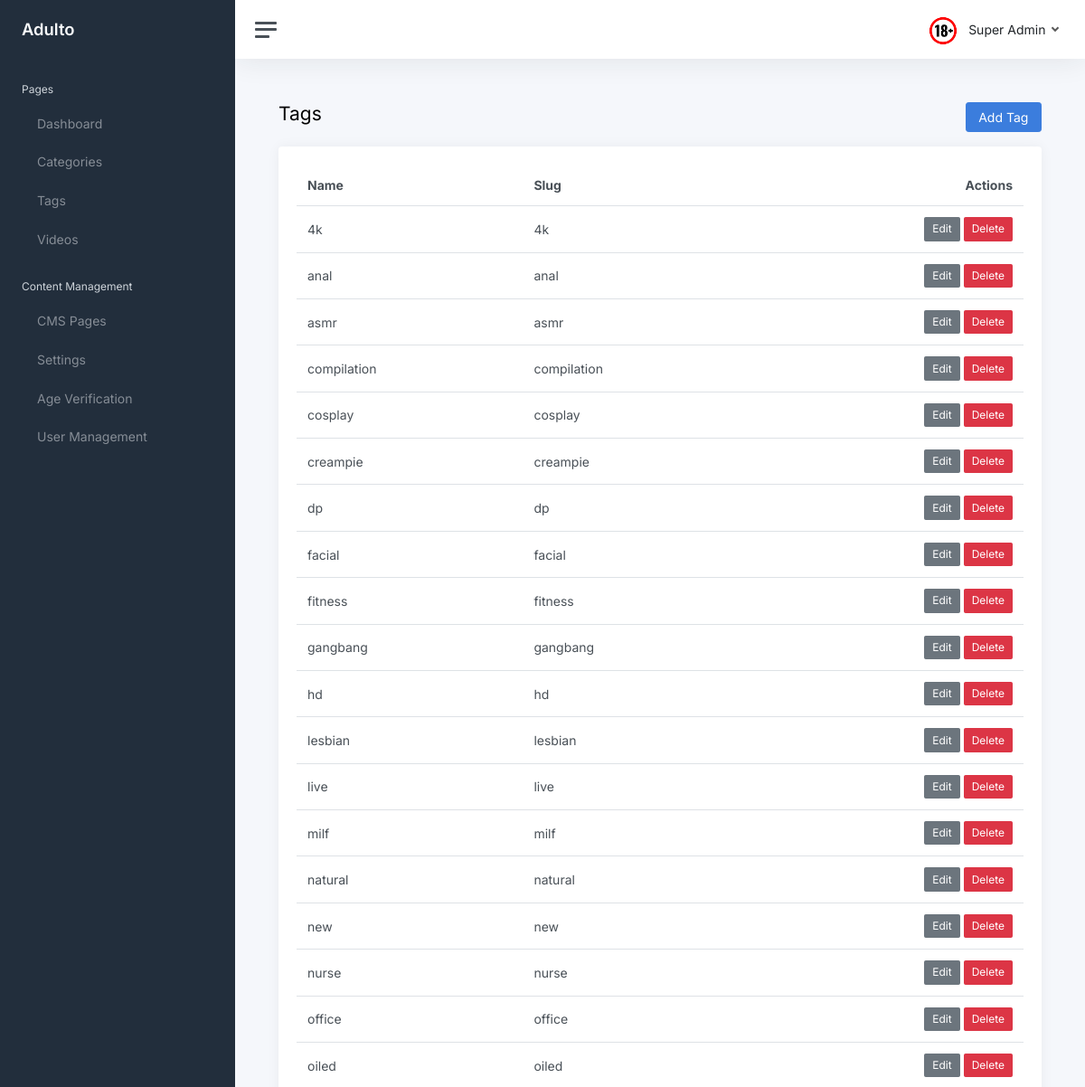
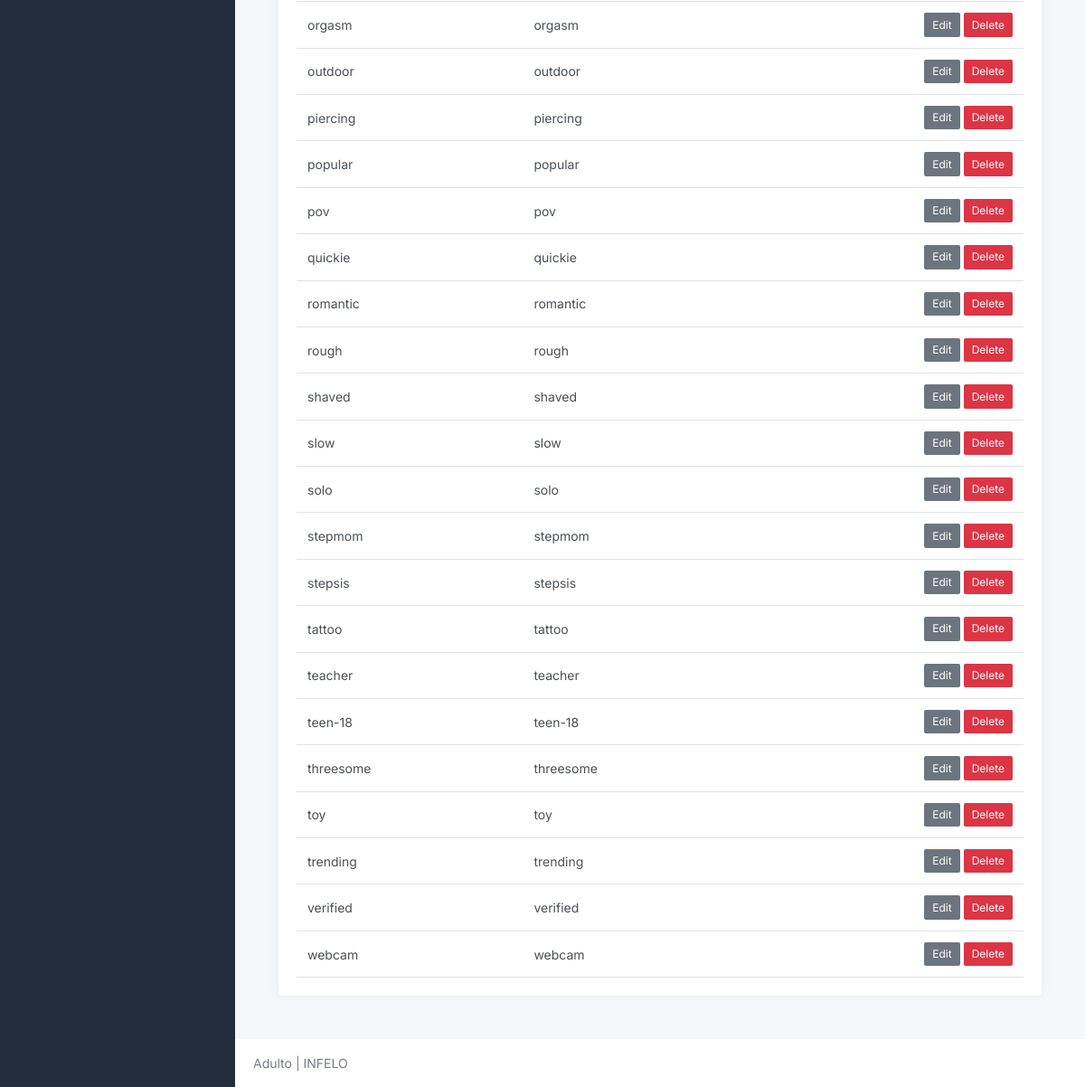
/core/tags/ (signed in), run on the app's committed database (2 pictures, top to bottom).
### core/models.py (models this page shows, shortened)
class User(AbstractUser):
	username = None
	first_name = None
	last_name = None
	name = models.CharField(max_length=150, blank=True)
	email = models.EmailField(unique=True)
	is_freeze = models.BooleanField(default=False)
	is_email_verified = models.BooleanField(default=False)
	email_verification_token = models.CharField(max_length=100, blank=True, null=True)
	email_verification_created = models.DateTimeField(blank=True, null=True)
	is_staff = models.BooleanField(default=False, help_text="Designates whether the user can log into the admin site. Only activated users can access admin.")
	USERNAME_FIELD = 'email'
	REQUIRED_FIELDS = []

class Tag(models.Model):
	name = models.CharField(max_length=120, unique=True)
	slug = models.SlugField(max_length=140, unique=True)
	class Meta:
		ordering = ["name"]

### core/views.py (the view)
# urls.py: path('tags/', views.tag_list, name='tag_list'),
@login_required(login_url='login')
def tag_list(request):
	tags = Tag.objects.all()
	return render(request, 'core/tag_list.html', {"tags": tags})

### adulto/context_processors.py (called while the page is built)
def site_branding(request):
	return {
		"site_brand": getattr(settings, "SITE_BRAND", "Adulto"),
		"site_logo_url": getattr(settings, "SITE_LOGO_URL", "/static/logo.png"),
	}

### core/models.py (called while the page is built)
	@classmethod
	def get_setting(cls, key, default=None):
		try:
			return cls.objects.get(key=key).value
		except cls.DoesNotExist:
			return default

	@classmethod
	def get_active(cls):
		try:
			return cls.objects.filter(is_active=True).first()
		except:
			return None

### templates/core/tag_list.html
{% extends 'core/layout/base.html' %}
{% block content %}
<div class="container-fluid p-0">
    <div class="d-flex justify-content-between align-items-center mb-3">
        <h1 class="h3 d-inline align-middle">Tags</h1>
        <a class="btn btn-primary" href="{% url 'tag_create' %}">Add Tag</a>
    </div>
    <div class="card">
        <div class="card-body">
            <table class="table table-hover my-0">
                <thead>
                    <tr>
                        <th>Name</th>
                        <th>Slug</th>
                        <th class="text-end">Actions</th>
                    </tr>
                </thead>
                <tbody>
                    {% for item in tags %}
                    <tr>
                        <td>{{ item.name }}</td>
                        <td>{{ item.slug }}</td>
                        <td class="text-end">
                            <a class="btn btn-sm btn-secondary" href="{% url 'tag_update' item.id %}">Edit</a>
                            <a class="btn btn-sm btn-danger" href="{% url 'tag_delete' item.id %}">Delete</a>
                        </td>
                    </tr>
                    {% empty %}
                    <tr>
                        <td colspan="3" class="text-center text-muted">No tags found</td>
                    </tr>
                    {% endfor %}
                </tbody>
            </table>
        </div>
    </div>
</div>
{% endblock %}

### templates/core/layout/header.html (shortened to what this page needs)
<nav class="navbar navbar-expand navbar-light navbar-bg">
    <a class="sidebar-toggle js-sidebar-toggle">
        <i class="hamburger align-self-center"></i>
    </a>
    <div class="navbar-collapse collapse">
        <ul class="navbar-nav navbar-align">
            <li class="nav-item dropdown">
                <a class="nav-link dropdown-toggle d-none d-sm-inline-block" href="#"
                    data-bs-toggle="dropdown">
                    <img src="/static/core/logo.png" class="avatar img-fluid rounded me-1"
                        alt="" /> <span class="text-dark">{{ request.user.name }}</span>
                </a>
            </li>
        </ul>
    </div>
</nav>

### data on the page
User: user.name "Super Admin"
Tag: name "4k", slug "4k"
Tag: name "anal", slug "anal"
Tag: name "asmr", slug "asmr"
Tag: name "compilation", slug "compilation"
Tag: name "cosplay", slug "cosplay"
Tag: name "creampie", slug "creampie"
Tag: name "dp", slug "dp"
Tag: name "facial", slug "facial"
Tag: name "fitness", slug "fitness"
Tag: name "gangbang", slug "gangbang"
Tag: name "hd", slug "hd"
Tag: name "lesbian", slug "lesbian"
Tag: name "live", slug "live"
Tag: name "milf", slug "milf"
Tag: name "natural", slug "natural"
Tag: name "new", slug "new"
Tag: name "nurse", slug "nurse"
Tag: name "office", slug "office"
Tag: name "oiled", slug "oiled"
Tag: name "orgasm", slug "orgasm"
Tag: name "outdoor", slug "outdoor"
Tag: name "piercing", slug "piercing"
Tag: name "popular", slug "popular"
Tag: name "pov", slug "pov"
Tag: name "quickie", slug "quickie"
Tag: name "romantic", slug "romantic"
Tag: name "rough", slug "rough"
Tag: name "shaved", slug "shaved"
Tag: name "slow", slug "slow"
Tag: name "solo", slug "solo"
Tag: name "stepmom", slug "stepmom"
Tag: name "stepsis", slug "stepsis"
Tag: name "tattoo", slug "tattoo"
Tag: name "teacher", slug "teacher"
Tag: name "teen-18", slug "teen-18"
Tag: name "threesome", slug "threesome"
Tag: name "toy", slug "toy"
Tag: name "trending", slug "trending"
Tag: name "verified", slug "verified"
Tag: name "webcam", slug "webcam"

### other printed values
{{ site_brand }} "Adulto"
